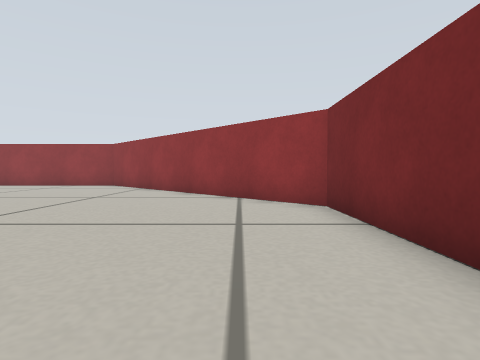
[1] (above)

22 first-person views from a walk through a Gazebo world. The camera is 0.19 m above the floor, tilts 2° down and sees 80° across. The floor is counted in squares, 0.25 m on a side. Each view is taken from the middle of a square. On the plan, view 1 faces up. The plan holds only what a view shows up to about 10 squares ahead; the rest is blank. The place goes on beyond the plan.

[2]
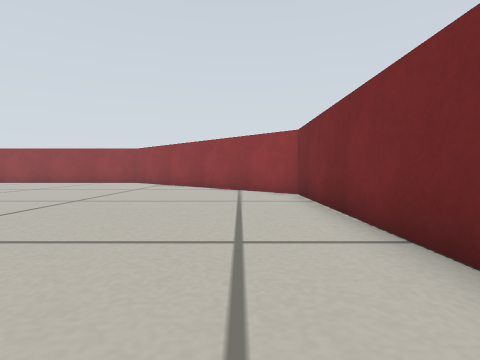

[3]
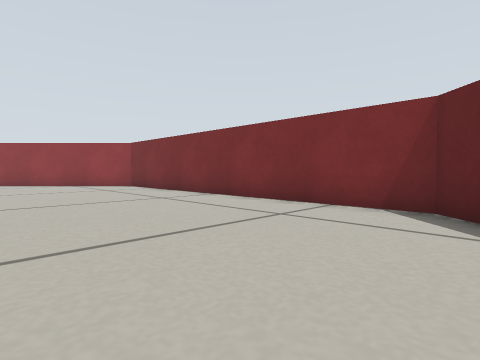

[4]
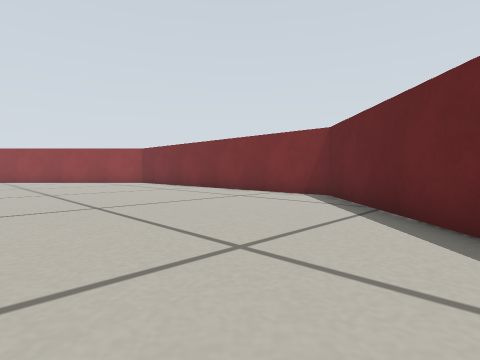

[5]
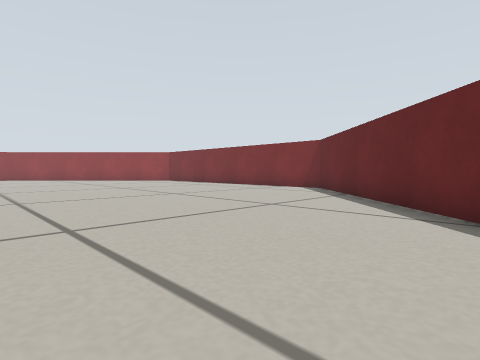

[6]
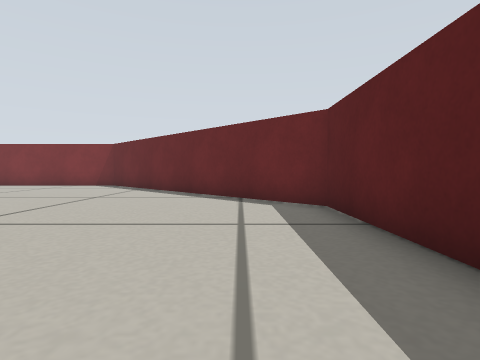

[7]
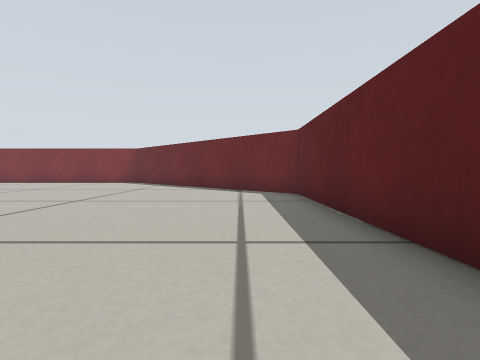

[8]
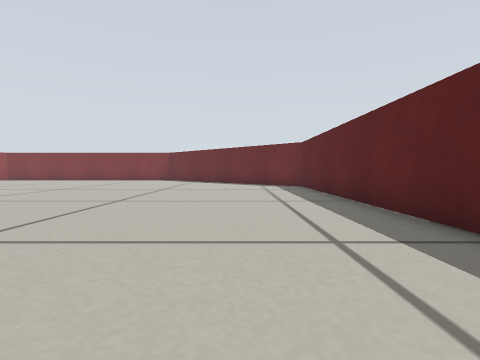

[9]
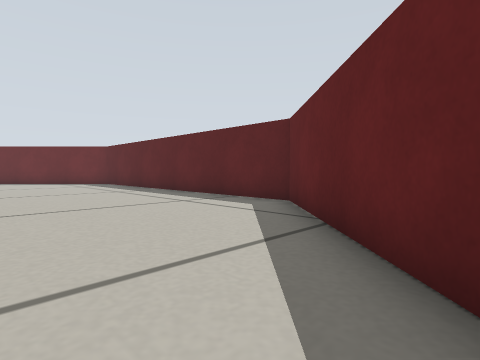

[10]
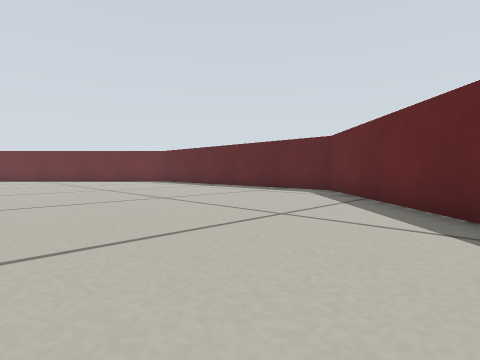

[11]
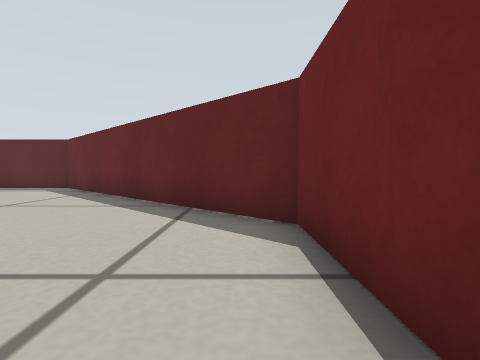

[12]
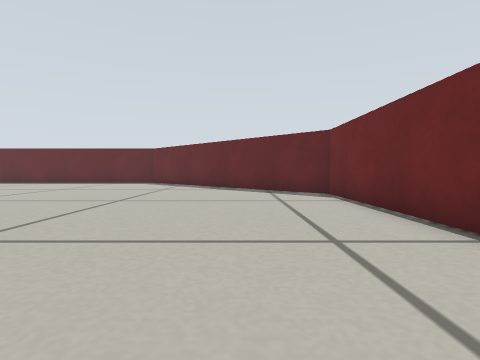

[13]
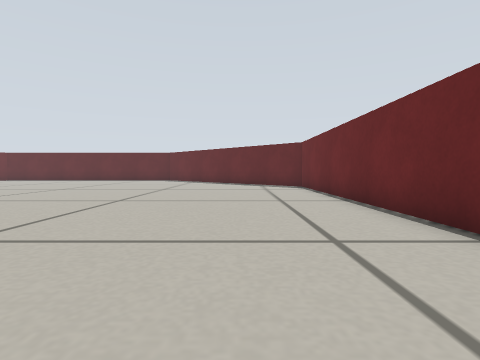

[14]
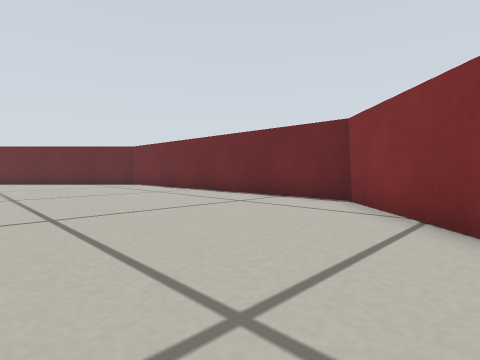

[15]
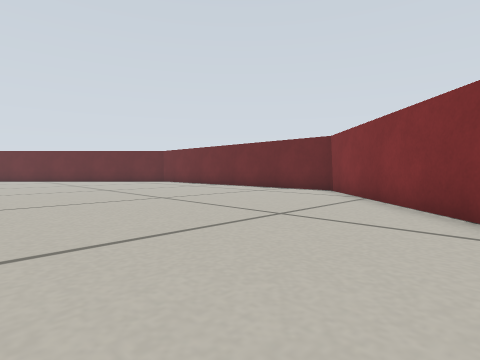

[16]
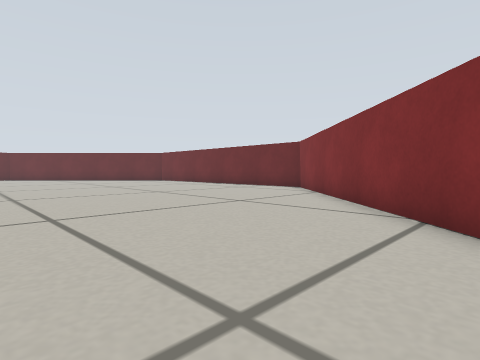

[17]
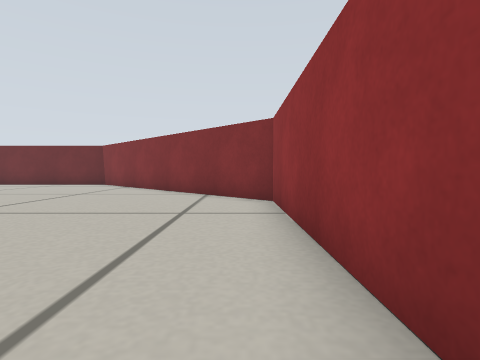

[18]
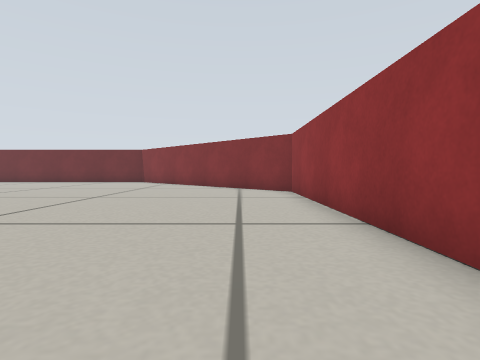

[19]
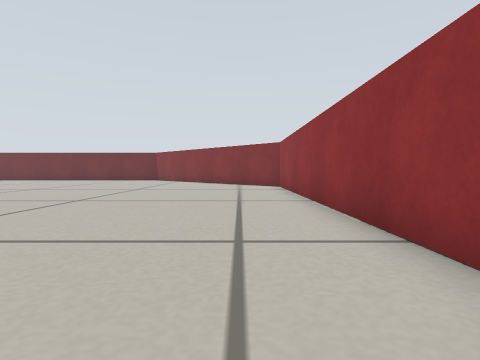

[20]
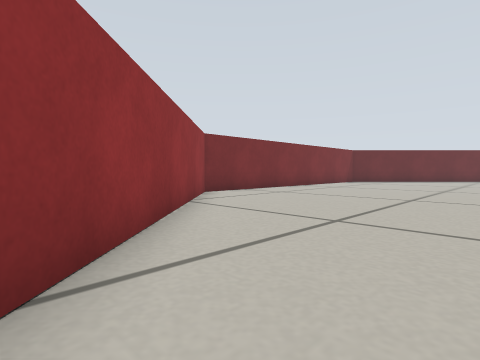

[21]
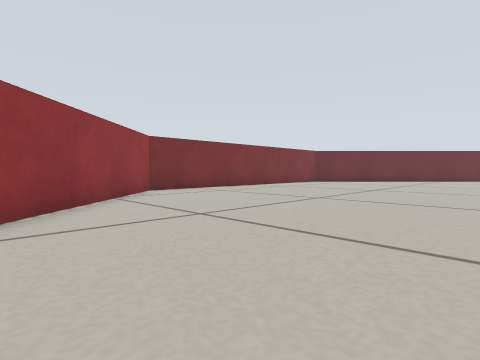

[22]
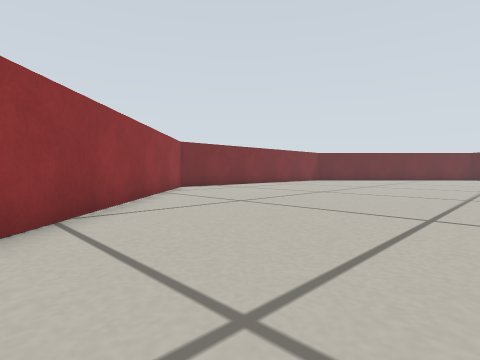

### Floor plan
Points are (right, up) in squares from view 1. A wall is a line through its corners. A room is listed if a view was taken in it or the views show most of it. See-through windows are left out.
Room 1 (views 1, 2, 3, 4, 5, 6, 7, 8, 9, 10, 11, 12, 13, 14, 15, 16, 17, 18, 19, 20, 21, 22)
walls: (-7.1, 13.8) (-17.9, 13.8) (-25.8, 5.9) (-25.8, -5.9) (-17.9, -13.8) (-6.1, -13.8) (1.8, -5.9) (1.8, 5.9) (-5, 12.7)

Positions as (right, up) in squares from view 1, and headings:
1: (0, 0), facing up
2: (0, -3), facing up
3: (-4, -7), facing up-right
4: (-6, -10), facing up-right
5: (-9, -12), facing up-right
6: (-12, -12), facing right
7: (-15, -12), facing right
8: (-19, -11), facing right
9: (-22, -8), facing down-right
10: (-23, -4), facing down-right
11: (-25, -2), facing down
12: (-23, 3), facing down
13: (-23, 7), facing down
14: (-19, 9), facing down-left
15: (-16, 11), facing down-left
16: (-15, 13), facing down-left
17: (-11, 13), facing left
18: (-8, 12), facing left
19: (-5, 12), facing left
20: (-6, 12), facing down-right
21: (-8, 11), facing down-right
22: (-9, 13), facing down-right
